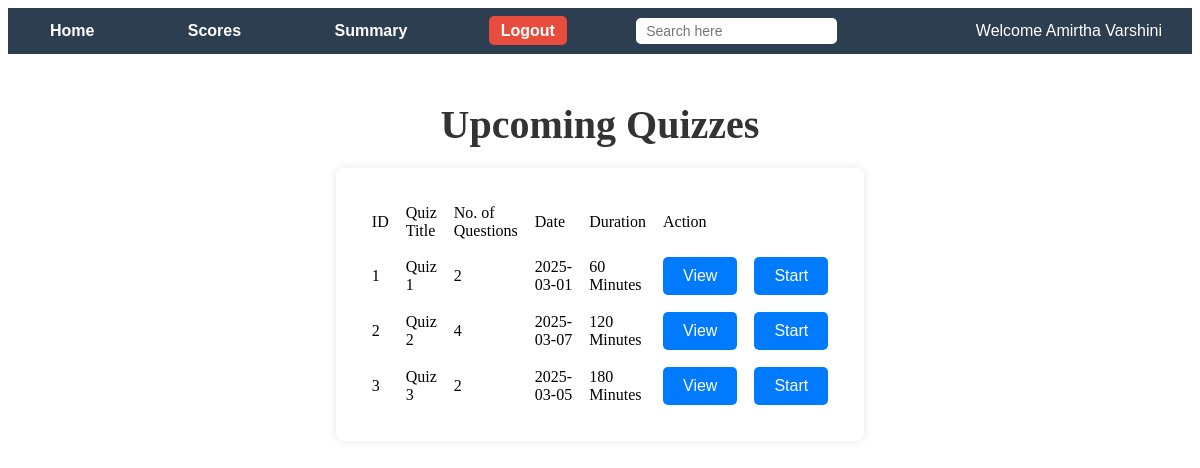
The app's page /userdb (signed in) with its own data.
### models.py (models this page shows)
class Quiz(data.Model):
    __tablename__='quizzes'
    quiz_id=data.Column(data.Integer,primary_key=True)
    quiz_title=data.Column(data.String(200),nullable=False)
    chap_id=data.Column(data.Integer,data.ForeignKey('chap.chap_id'),nullable=False)
    quiz_date=data.Column(data.Date,nullable=False)
    quiz_time=data.Column(data.Integer,nullable=False)
    quiz_score=data.relationship('Scores',backref='Quiz',lazy=True)
    quiz_ques=data.relationship('Questions',backref='Quiz',lazy=True)
    @property
    def question(self):
        return len(self.quiz_ques)

### app.py (the view)
@application.route('/userdb',methods=['GET','POST'])
def userdb():
    if 'name' not in session:
        flash('please login')
        return redirect(url_for('Login'))
    quiz=Quiz.query.all()
    return render_template('User_Dashboard.html',quiz=quiz)

### templates/User_Dashboard.html (shortened to what this page needs)
{% extends 'index.html' %}
{% block navbar %}
{% include 'user-navbar.html' %}
{% endblock %}
{% block content %}
<center>
    <div id="userdashboard">
        <table>
            <h1>Upcoming Quizzes</h1>
            <tr>
                <td>ID</td>
                <td>Quiz Title</td>
                <td>No. of Questions</td>
                <td>Date</td>
                <td>Duration</td>
                <td>Action</td>
            </tr>
            {% for q in quiz %}
            <tr>
                <td>{{ q.quiz_id }}</td>
                <td>{{ q.quiz_title }}</td>
                <td>{{ q.question }}</td>
                <td>{{q.quiz_date}}</td>
                <td>{{q.quiz_time}} Minutes</td>
                <td><a href="{{ url_for('user_view_quiz',quiz_id=q.quiz_id)}}"><button id="viewquiz">View</button></a>
                <td>
                    <a href="{{ url_for('user_start_quiz', quiz_id=q.quiz_id) }}"><button id="startquiz">Start</button></a>
                </td>
                </td>
            </tr>
            {% endfor %}
        </table>
    </div>
</center>
{% endblock %}

### static/style.css (style rules this page uses)
#index-page center { display: flex; flex-direction: column; align-items: center; justify-content: center; height: auto; padding: 20px; }
#index-page table { width: 100%; max-width: 500px; margin: 20px auto; border-spacing: 15px; background-color: #fff; padding: 20px; border-radius: 8px; box-shadow: 0 0 10px rgba(0, 0, 0, 0.1); }
#index-page input[type="text"], #index-page input[type="email"], #index-page input[type="password"], #index-page input[type="date"], #index-page button[type="submit"], #index-page button { width: 100%; padding: 10px; border: 1px solid #ccc; border-radius: 5px; font-size: 1em; box-sizing: border-box; }
#index-page input[type="submit"], #index-page input[type="button"], #index-page button[type="button"], #index-page input[type="reset"], #index-page button[type="submit"], #index-page button[type="button"], #index-page button { width: auto; padding: 10px 20px; background-color: #007BFF; color: white; font-size: 1em; border: none; border-radius: 5px; cursor: pointer; transition: background-color 0.3s; }
#index-page h1 { color: #333; font-size: 2.5em; margin-bottom: 10px; }

### records on screen
Quiz: quiz_id "1", quiz_title "Quiz 1", question "2", quiz_date "2025-03-01", quiz_time "60"
Quiz: quiz_id "2", quiz_title "Quiz 2", question "4", quiz_date "2025-03-07", quiz_time "120"
Quiz: quiz_id "3", quiz_title "Quiz 3", question "2", quiz_date "2025-03-05", quiz_time "180"

### other values on screen
{{ session['name'] }} "Amirtha Varshini"
